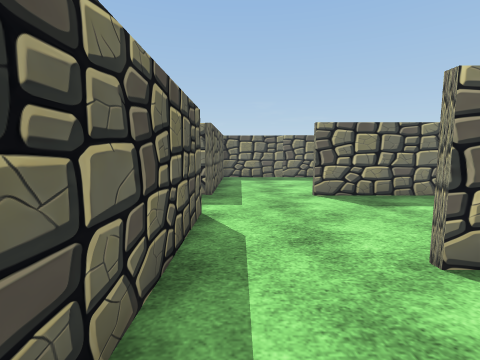
view 1 (above)

24 first-person views from a walk through a scene from a Unity 3-D project. The camera is 1.3 m above the floor, tilts 6° down and sees 85° across. The floor is counted in squares, 1 m on a side. Each view is taken from the middle of a square. On the plan, view 1 faces up. The plan holds only what a view shows up to about 13 squares ahead; the rest is blank. The place goes on beyond the plan. Some surface patterns are stand-ins.

view 2
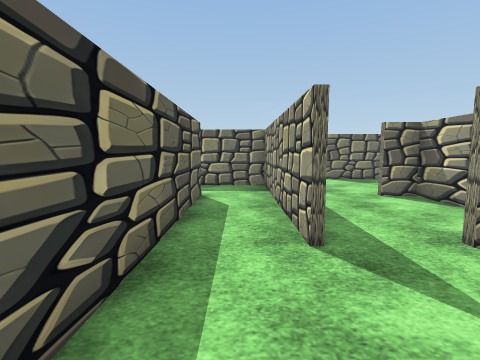

view 3
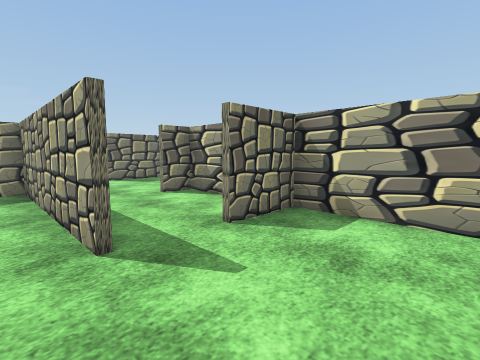

view 4
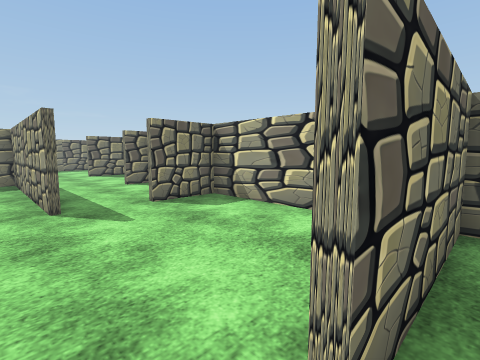

view 5
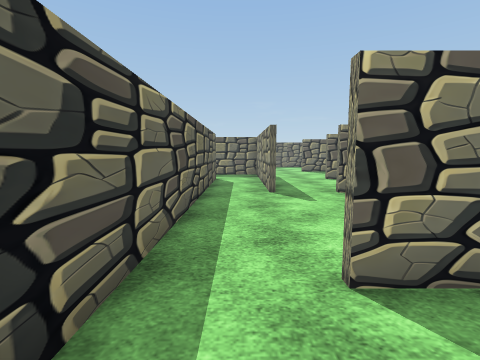

view 6
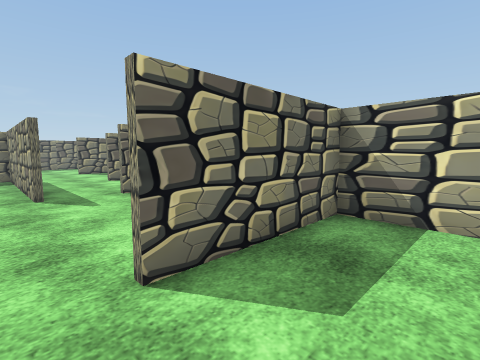

view 7
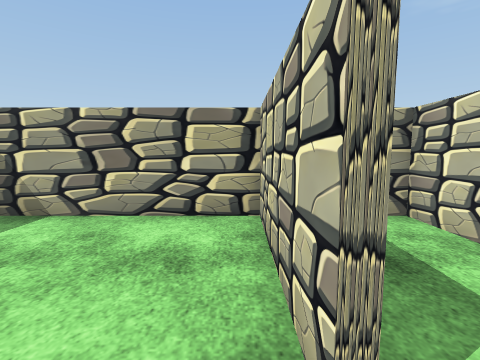

view 8
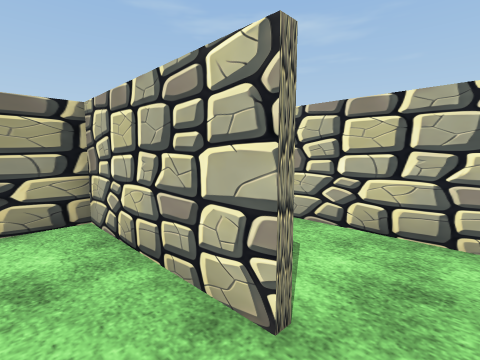

view 9
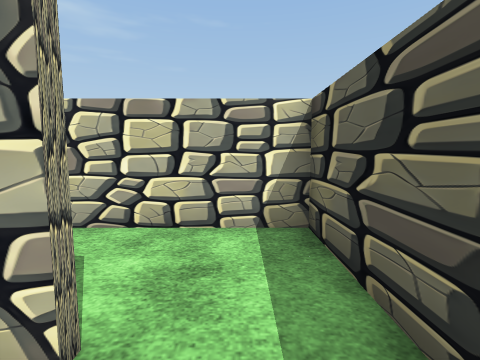

view 10
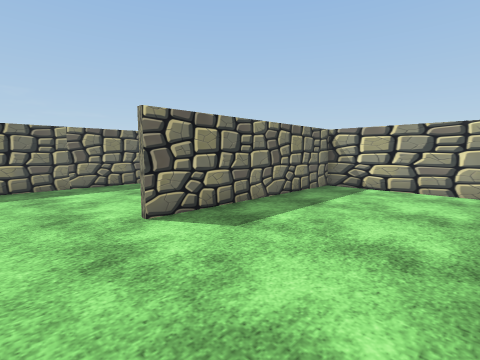

view 11
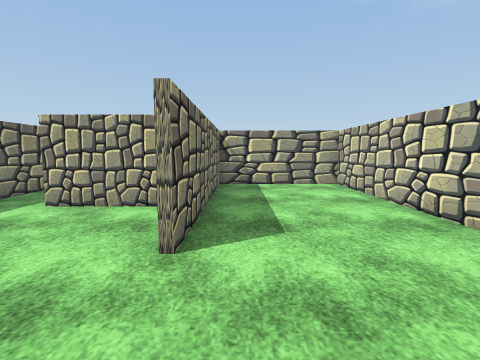

view 12
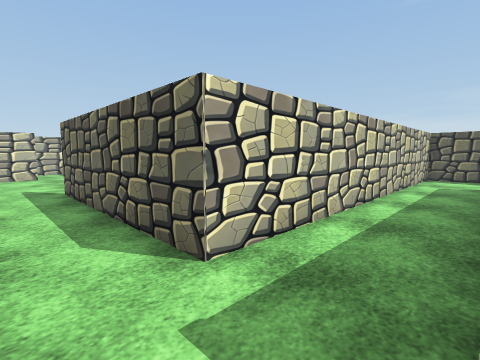

view 13
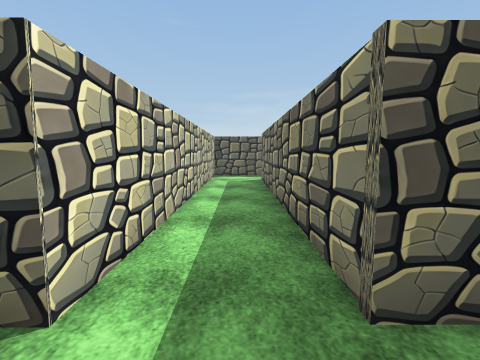

view 14
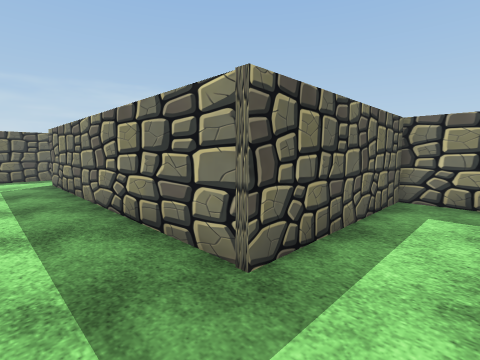

view 15
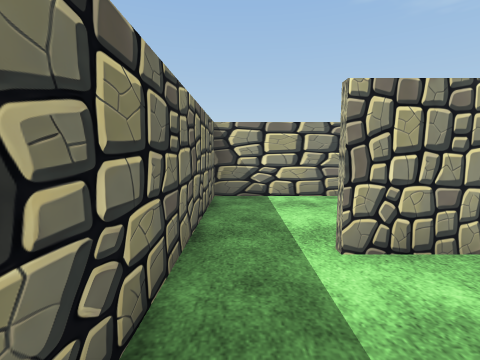

view 16
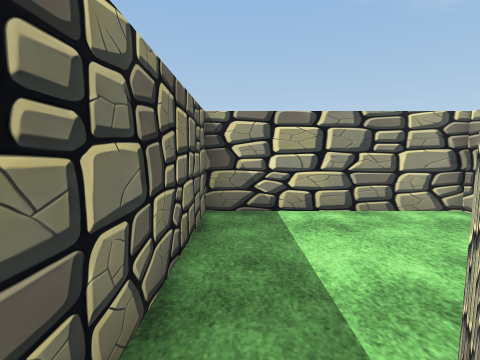

view 17
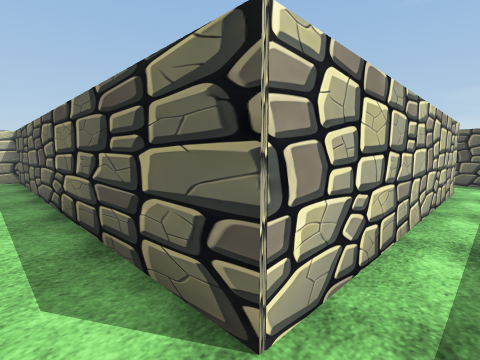

view 18
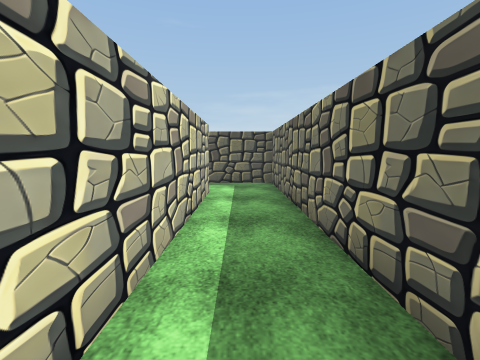

view 19
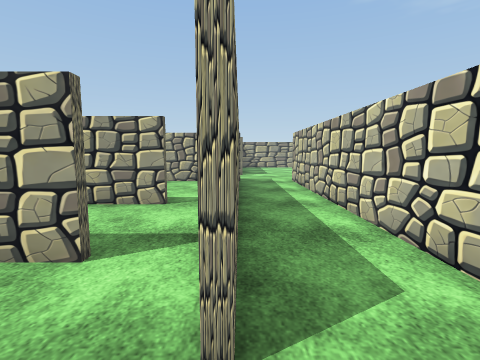

view 20
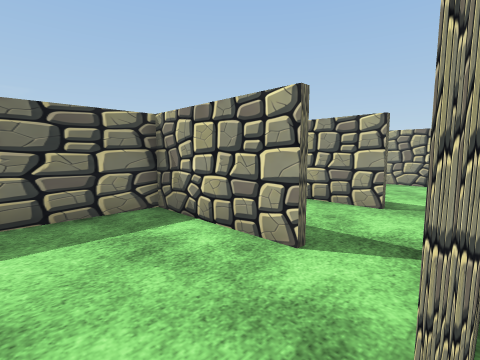

view 21
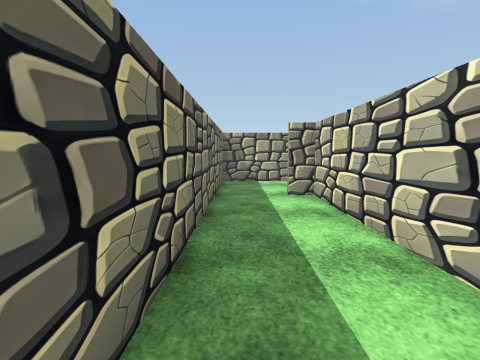

view 22
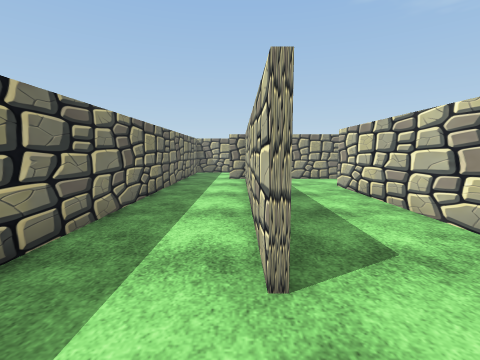

view 23
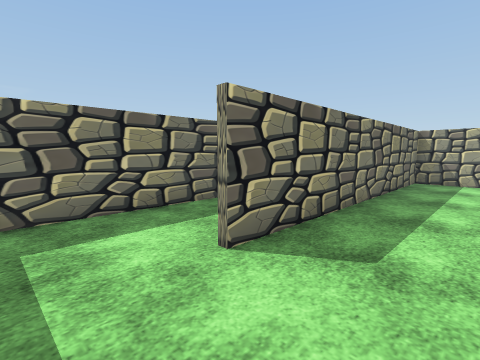

view 24
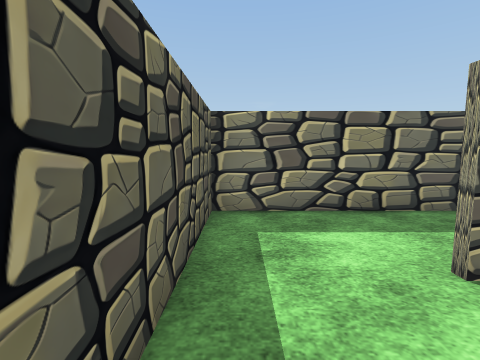

### Floor plan
Points are (right, up) in squares from view 1. A wall is a line through its corners. A room is listed if a view was taken in it or the views show most of it. See-through windows are left out.
Room 1 (views 1, 2, 3, 7, 8, 9)
walls: (-0.9, -1.5) (-0.9, 3.4); (-0.8, 0.5) (-0.8, -1.5); (-1, -7.4) (3.4, -7.4); (3.3, -7.9) (3.3, -1.5) (1.1, -1.5); (-3.2, 3) (-3.2, -7.4)
ways out: opening at (-1.5, -8) to room 2; opening at (1, 0) to room 3; opening at (-2, 3) to room 4
Room 2 (views 4, 5, 6)
walls: (-3.2, -7.4) (-3.2, -10.4) (3.3, -10.4) (3.3, -7.9); (3.4, -7.6) (-1, -7.6)
ways out: opening at (-1.5, -8) to room 1
Room 3 (views 10, 11, 12, 13, 14, 15, 16)
walls: (5.2, 8.9) (5.2, 11.8); (3.3, 3) (9.7, 3) (9.7, 7.8) (2.2, 7.8); (3.3, 1) (3.3, 2.8) (2.1, 2.8); (4.4, 13.8) (-0.8, 13.8) (-0.8, 8) (-11.6, 8); (-13.9, 7.5) (-13.9, 5.6) (-0.8, 5.6) (-0.8, 0.5)
ways out: opening at (1, 0) to room 1; opening at (-12.5, 8) to room 5; opening at (5, 12.5) to room 6
Room 4 (views 17, 18)
walls: (-5.4, 5.4) (-15.3, 5.4) (-15.3, 3.5); (-12.6, 3) (-3.2, 3); (-0.9, 3.4) (-0.9, 5.4) (-3.6, 5.4)
ways out: opening at (-2, 3) to room 1; opening at (-13.5, 3)
Room 5 (views 19, 20, 21, 22, 23, 24)
walls: (-23, 7.2) (-16.8, 7.2); (-14, 10.5) (-24.8, 10.5); (-13.9, 8.5) (-13.9, 7.5); (-14.1, 7.6) (-14.1, 11.6); (-24.8, 10.7) (-14, 10.7); (-10, 9.9) (-10, 13.8) (-27.6, 13.8) (-27.6, 8.6)
ways out: opening at (-12.5, 8) to room 3; opening at (-15.5, 7); opening at (-10, 9)
Room 6 (no view inside)
walls: (9.7, 8) (9.7, 13.8) (4.4, 13.8)
ways out: opening at (5, 12.5) to room 3

Where each view was taken, in squares from view 1:
view 1: 0 up, 0 right, facing up
view 2: 5 down, 2 left, facing up
view 3: 5 down, 2 left, facing up-right
view 4: 8 down, 2 left, facing up-right
view 5: 10 down, 2 left, facing up
view 6: 10 down, 2 left, facing up-right
view 7: 7 down, 2 left, facing right
view 8: 6 down, 2 left, facing down-right
view 9: 6 down, 2 left, facing down
view 10: 3 up, 0 right, facing up-right
view 11: 7 up, 1 left, facing right
view 12: 8 up, 1 right, facing down-left
view 13: 7 up, 1 right, facing left
view 14: 6 up, 1 right, facing up-left
view 15: 13 up, 2 right, facing right
view 16: 13 up, 4 right, facing right
view 17: 4 up, 2 left, facing down-left
view 18: 4 up, 4 left, facing left
view 19: 8 up, 13 left, facing right
view 20: 8 up, 13 left, facing up-right
view 21: 13 up, 22 left, facing right
view 22: 11 up, 27 left, facing right
view 23: 8 up, 27 left, facing up-right
view 24: 8 up, 27 left, facing up
